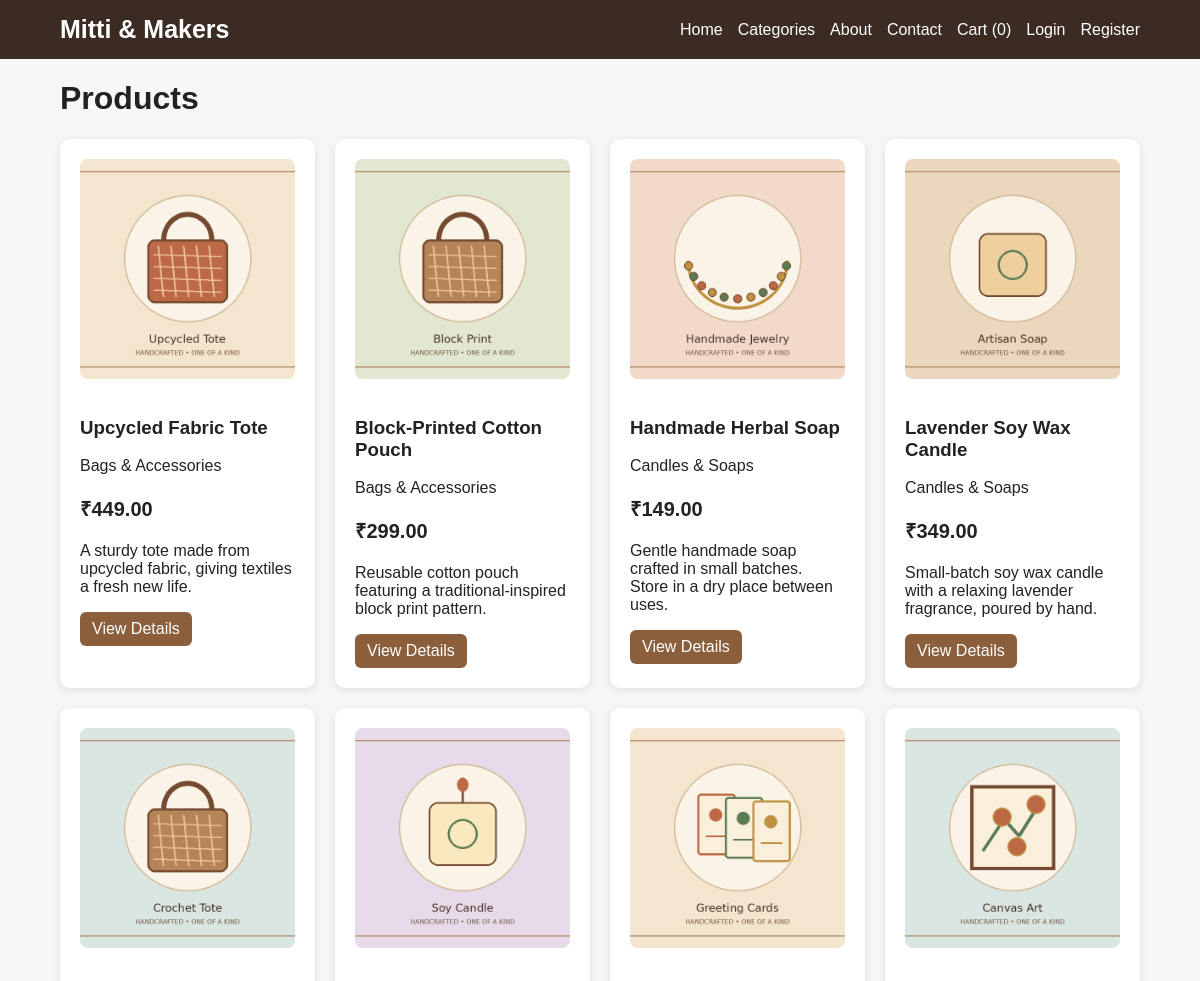
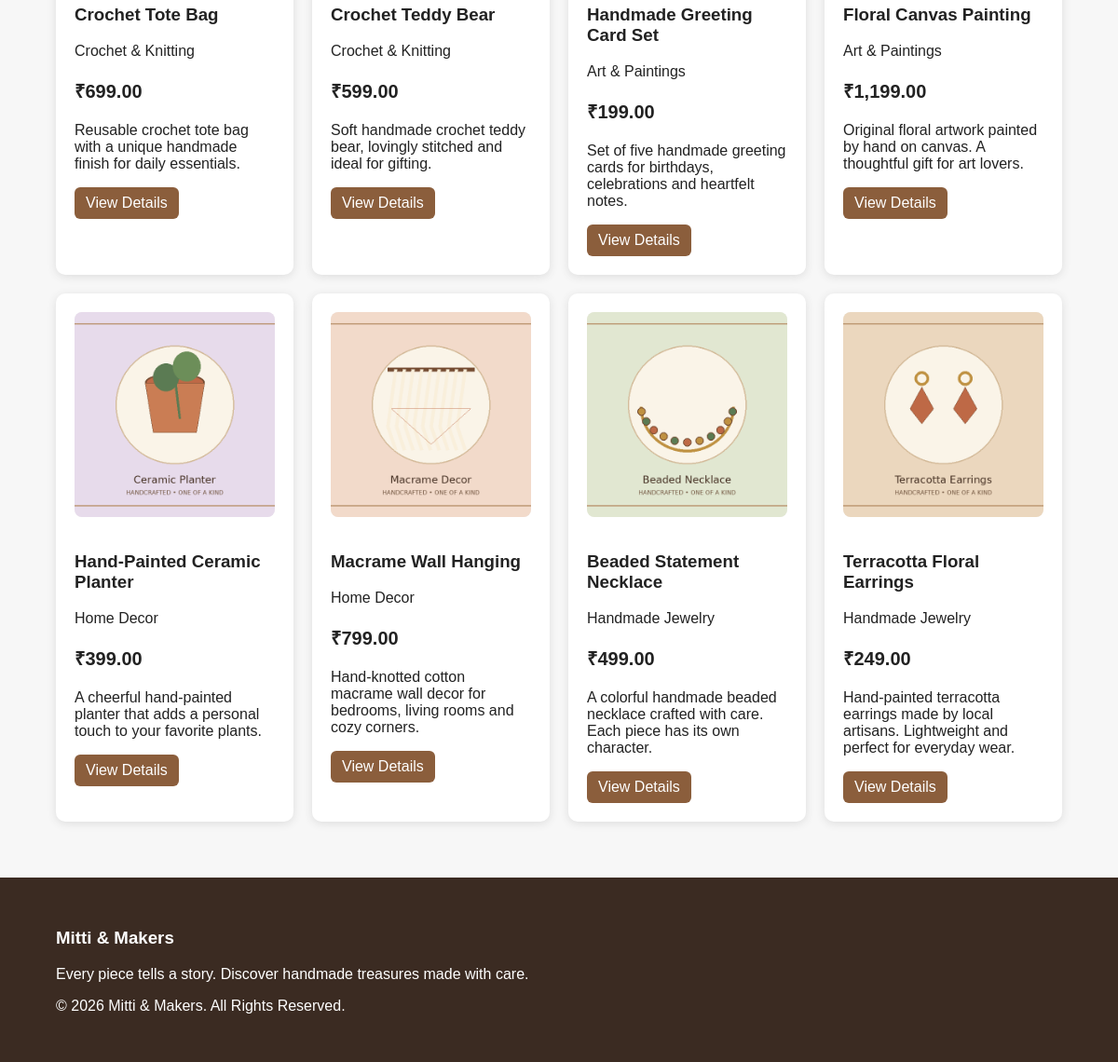
/products.php, run on the app's committed database (2 pictures, top to bottom).
### tables this page shows
CREATE TABLE products (
 id INT AUTO_INCREMENT PRIMARY KEY,
 category_id INT NOT NULL,
 name VARCHAR(150) NOT NULL,
 image VARCHAR(255),
 price DECIMAL(10,2) NOT NULL,
 discount DECIMAL(5,2) DEFAULT 0,
 description TEXT,
 stock INT DEFAULT 0,
 status TINYINT DEFAULT 1,
 created_at TIMESTAMP DEFAULT CURRENT_TIMESTAMP,
 FOREIGN KEY(category_id) REFERENCES categories(id) ON DELETE CASCADE
);

CREATE TABLE categories (
 id INT AUTO_INCREMENT PRIMARY KEY,
 name VARCHAR(100) NOT NULL,
 image VARCHAR(255),
 description TEXT,
 status TINYINT DEFAULT 1,
 created_at TIMESTAMP DEFAULT CURRENT_TIMESTAMP
);

### products.php (the view, shortened to what this page needs)
<?php
require "config/db.php";
$category = isset($_GET['category']) ? (int)$_GET['category'] : 0;
if($category){
  $stmt=$conn->prepare("SELECT p.*, c.name category_name FROM products p LEFT JOIN categories c ON p.category_id=c.id WHERE p.category_id=? AND p.status=1 ORDER BY p.id DESC");
  $stmt->bind_param("i",$category); $stmt->execute(); $result=$stmt->get_result();
}else{
  $result=$conn->query("SELECT p.*, c.name category_name FROM products p LEFT JOIN categories c ON p.category_id=c.id WHERE p.status=1 ORDER BY p.id DESC");
}
require "includes/header.php";
?>
<h1>Products</h1>
<div class="grid">
<?php while($p=$result->fetch_assoc()): ?>
<div class="card">
  <img class="product-img" src="assets/images/<?php echo htmlspecialchars($p['image']); ?>" alt="<?php echo htmlspecialchars($p['name']); ?>">
  <h3><?php echo htmlspecialchars($p['name']); ?></h3>
  <p><?php echo htmlspecialchars($p['category_name']); ?></p>
  <p class="price">₹<?php echo number_format($p['price'],2); ?></p>
  <p><?php echo htmlspecialchars(substr($p['description'],0,100)); ?></p>
  <a class="btn small" href="product-details.php?id=<?php echo $p['id']; ?>">View Details</a>
</div>
<?php endwhile; ?>
</div>
<?php require "includes/footer.php"; ?>

### assets/css/style.css (style rules this page uses)
* { box-sizing:border-box }
body { margin:0;font-family:Arial,sans-serif;background:#f7f7f7;color:#222 }
.btn { display:inline-block;background:#8b5e3c;color:#fff;padding:10px 18px;border:0;border-radius:6px;text-decoration:none;cursor:pointer }
.btn.small { padding:8px 12px }
.grid { display:grid;grid-template-columns:repeat(auto-fit,minmax(220px,1fr));gap:20px;margin:20px 0 40px }
.card { background:#fff;padding:20px;border-radius:10px;box-shadow:0 2px 10px #ddd }
.price { font-weight:bold;font-size:20px }
.product-img { width:100%;height:220px;object-fit:cover;border-radius:8px;margin-bottom:15px }
.card .product-img { background:#f3f3f3 }

### data on the page
products: image (picture), name "Upcycled Fabric Tote", category.name "Bags & Accessories", price "449.00", description "A sturdy tote made from upcycled fabric, giving textiles a fresh new life."
products: image (picture), name "Block-Printed Cotton Pouch", category.name "Bags & Accessories", price "299.00", description "Reusable cotton pouch featuring a traditional-inspired block print pattern."
products: image (picture), name "Handmade Herbal Soap", category.name "Candles & Soaps", price "149.00", description "Gentle handmade soap crafted in small batches. Store in a dry place between uses."
products: image (picture), name "Lavender Soy Wax Candle", category.name "Candles & Soaps", price "349.00", description "Small-batch soy wax candle with a relaxing lavender fragrance, poured by hand."
products: image (picture), name "Crochet Tote Bag", category.name "Crochet & Knitting", price "699.00", description "Reusable crochet tote bag with a unique handmade finish for daily essentials."
products: image (picture), name "Crochet Teddy Bear", category.name "Crochet & Knitting", price "599.00", description "Soft handmade crochet teddy bear, lovingly stitched and ideal for gifting."
products: image (picture), name "Handmade Greeting Card Set", category.name "Art & Paintings", price "199.00", description "Set of five handmade greeting cards for birthdays, celebrations and heartfelt notes."
products: image (picture), name "Floral Canvas Painting", category.name "Art & Paintings", price "1,199.00", description "Original floral artwork painted by hand on canvas. A thoughtful gift for art lovers."
products: image (picture), name "Hand-Painted Ceramic Planter", category.name "Home Decor", price "399.00", description "A cheerful hand-painted planter that adds a personal touch to your favorite plants."
products: image (picture), name "Macrame Wall Hanging", category.name "Home Decor", price "799.00", description "Hand-knotted cotton macrame wall decor for bedrooms, living rooms and cozy corners."
products: image (picture), name "Beaded Statement Necklace", category.name "Handmade Jewelry", price "499.00", description "A colorful handmade beaded necklace crafted with care. Each piece has its own character."
products: image (picture), name "Terracotta Floral Earrings", category.name "Handmade Jewelry", price "249.00", description "Hand-painted terracotta earrings made by local artisans. Lightweight and perfect for everyday wear."
